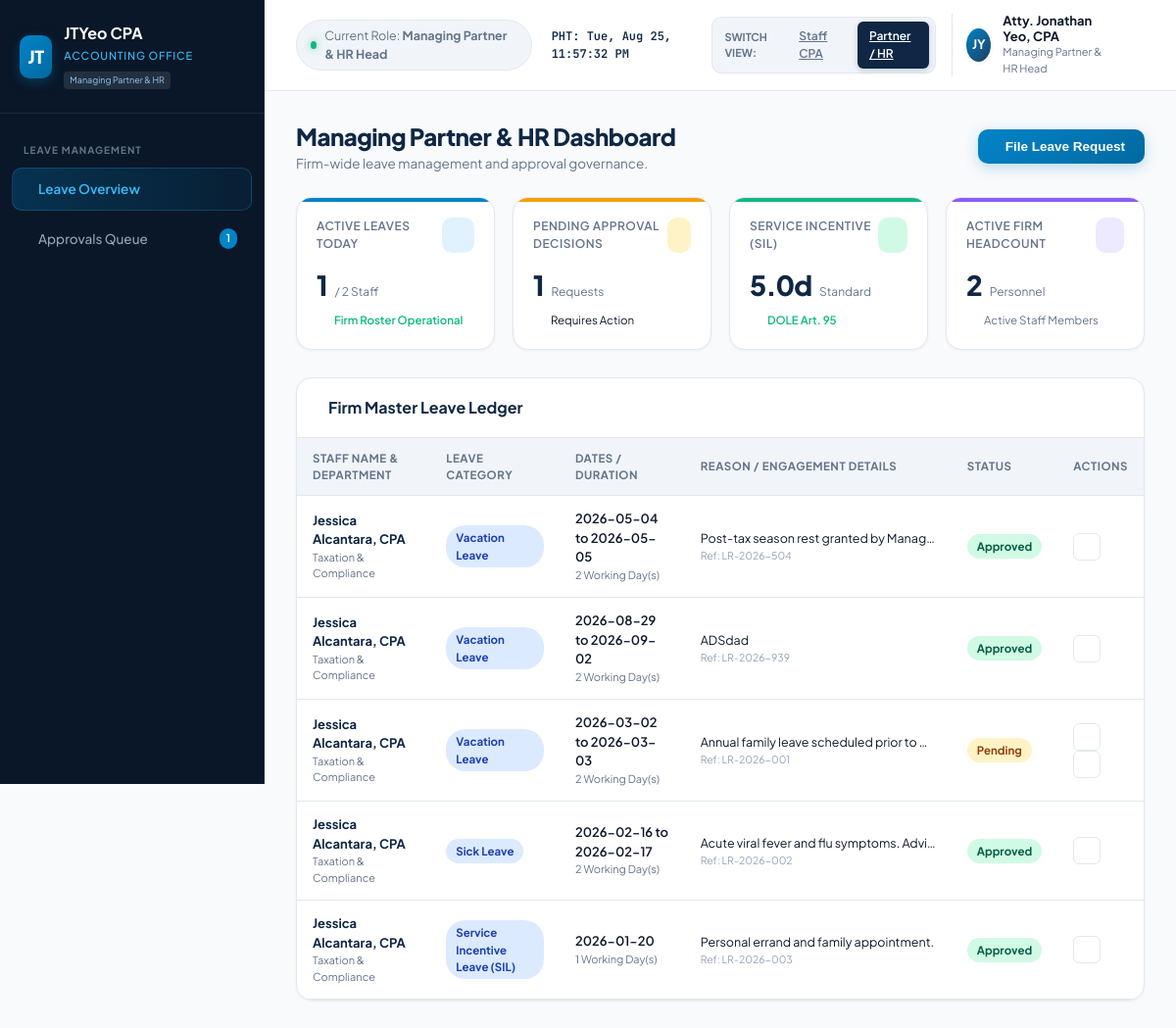
Before: /admin_dashboard.php (signed in) with the older database file.
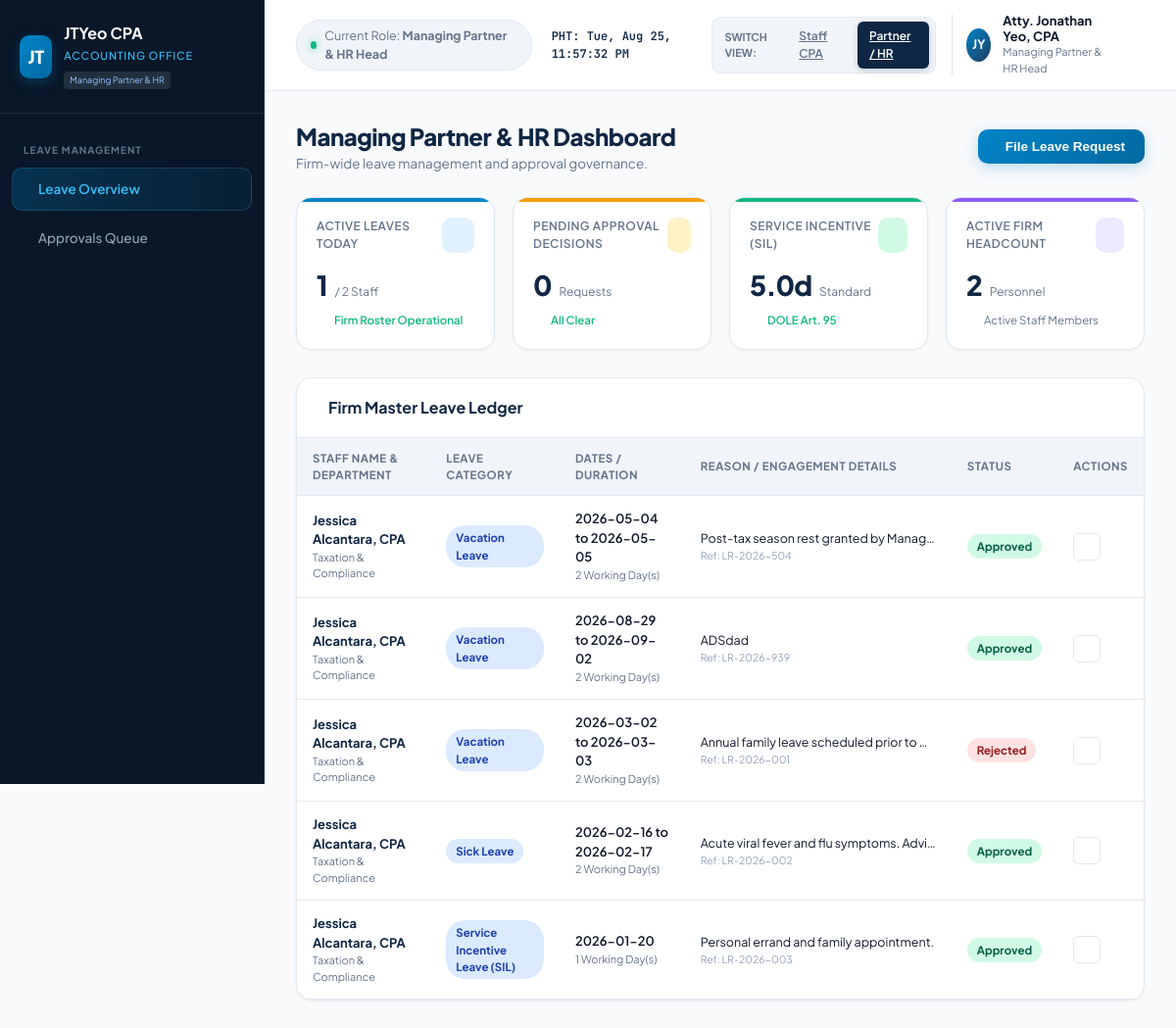
After: the same page with the newer database file.
### tables this page shows
CREATE TABLE leave_requests (
            id INTEGER PRIMARY KEY AUTOINCREMENT,
            ref_no TEXT UNIQUE NOT NULL,
            user_id INTEGER NOT NULL,
            leave_type TEXT NOT NULL, -- 'SIL', 'VL', 'SL', 'SoloParent', 'MagnaCarta', 'VAWC', 'Emergency'
            leave_type_label TEXT NOT NULL,
            start_date DATE NOT NULL,
            end_date DATE NOT NULL,
            days_count REAL NOT NULL,
            duration_mode TEXT DEFAULT 'full',
            reason TEXT NOT NULL,
            attachment_path TEXT,
            status TEXT DEFAULT 'Pending', -- 'Pending', 'Approved', 'Rejected'
            approver_name TEXT,
            rejection_reason TEXT,
            created_at DATETIME DEFAULT CURRENT_TIMESTAMP,
            decided_at DATETIME,
            FOREIGN KEY (user_id) REFERENCES users(id) ON DELETE CASCADE
        );

CREATE TABLE users (
            id INTEGER PRIMARY KEY AUTOINCREMENT,
            name TEXT NOT NULL,
            email TEXT UNIQUE NOT NULL,
            password TEXT NOT NULL,
            role TEXT NOT NULL, -- 'staff', 'supervisor', 'admin'
            department TEXT NOT NULL,
            title TEXT NOT NULL,
            avatar_initials TEXT NOT NULL,
            created_at DATETIME DEFAULT CURRENT_TIMESTAMP
        );

### auth.php (called while the page is built, shortened)
<?php
require_once __DIR__ . '/config/db.php';
function getCurrentUser() {
    global $pdo;
    $stmt = $pdo->prepare("
        SELECT u.*, b.sil_balance, b.vl_balance, b.sl_balance, b.solo_parent_balance
        FROM users u
        LEFT JOIN leave_balances b ON u.id = b.user_id
        WHERE u.id = ?
    ");
    $stmt->execute([$_SESSION['user_id']]);
    $user = $stmt->fetch();
    return $user;
}
function requireLogin() {
    $user = getCurrentUser();
    return $user;
}

### admin_dashboard.php (the view, shortened to what this page needs)
<?php
require_once __DIR__ . '/auth.php';
$user = requireLogin();
$approvalsStmt = $pdo->query("
    SELECT r.*, u.name as employee_name, u.department, u.title, u.avatar_initials
    FROM leave_requests r
    JOIN users u ON r.user_id = u.id
    WHERE r.status = 'Pending'
    ORDER BY r.created_at ASC
");
$pendingApprovals = $approvalsStmt->fetchAll();
$pendingCount = count($pendingApprovals);
$leaveReqStmt = $pdo->query("
    SELECT r.*, u.name as employee_name, u.department, u.title, u.avatar_initials
    FROM leave_requests r
    JOIN users u ON r.user_id = u.id
    ORDER BY r.created_at DESC
");
$leaveRequests = $leaveReqStmt->fetchAll();
$activeLeavesStmt = $pdo->query("
    SELECT r.*, u.name as employee_name, u.title, u.avatar_initials
    FROM leave_requests r
    JOIN users u ON r.user_id = u.id
    WHERE r.status = 'Approved' AND date('now') <= r.end_date
    ORDER BY r.start_date ASC
");
$activeLeaves = $activeLeavesStmt->fetchAll();
$allUsersStmt = $pdo->query("
    SELECT u.id, u.name, u.department, u.title,
           COALESCE(b.sil_balance, 5.0) as sil_balance,
           COALESCE(b.vl_balance, 12.0) as vl_balance,
           COALESCE(b.sl_balance, 10.0) as sl_balance,
           COALESCE(b.solo_parent_balance, 7.0) as solo_parent_balance
    FROM users u
    LEFT JOIN leave_balances b ON u.id = b.user_id
    ORDER BY u.id ASC
");
$allUsers = $allUsersStmt->fetchAll();
?>
<!DOCTYPE html>
<html lang="en">
<head>
  <link rel="stylesheet" href="style.css">
  <link href="https://cdn.jsdelivr.net/npm/fullcalendar@5.11.3/main.min.css" rel="stylesheet">
</head>
<body>
  <div class="app-container">
    <aside class="sidebar">
      <div class="brand-section">
        <div class="brand-logo">JT</div>
        <div class="brand-info">
          <h2>JTYeo CPA</h2>
          <span>Accounting Office</span>
          <div class="firm-badge">Managing Partner & HR</div>
        </div>
      </div>
      <nav class="sidebar-nav">
        <div class="nav-category">Leave Management</div>
        <a class="nav-item active" data-tab="my-portal" onclick="switchTab('my-portal')">
          <span>Leave Overview</span>
        </a>
        <a class="nav-item" data-tab="approvals" onclick="switchTab('approvals')">
          <span>Approvals Queue</span>
          <?php if ($pendingCount > 0): ?>
            <span class="nav-badge" id="pendingApprovalsBadge"><?= $pendingCount ?></span>
          <?php endif; ?>
        </a>
      </nav>
    </aside>
    <main class="main-wrapper">
      <header class="top-header">
        <div class="header-left">
          <div class="firm-status">
            <span class="status-dot"></span>
            <span>Current Role: <strong>Managing Partner & HR Head</strong></span>
          </div>
          <div class="ph-time" id="liveClock">PHT: Loading...</div>
        </div>
        <div class="header-right">
          <div class="role-switcher-container">
            <span class="role-switcher-label">Switch View:</span>
            <a href="actions/switch_role.php?role=staff" class="role-btn">Staff CPA</a>
            <a href="actions/switch_role.php?role=admin" class="role-btn active">Partner / HR</a>
          </div>
          <div class="user-profile">
            <div class="avatar"><?= htmlspecialchars($user['avatar_initials']) ?></div>
            <div class="profile-meta">
              <div class="user-name"><?= htmlspecialchars($user['name']) ?></div>
              <div class="user-role"><?= htmlspecialchars($user['title']) ?></div>
            </div>
            <a href="logout.php" title="Sign Out" style="margin-left: 8px; color: var(--text-muted); display:flex; align-items:center;">
              <i data-lucide="log-out" style="width: 16px; height: 16px;"></i>
            </a>
          </div>
        </div>
      </header>
      <div class="content-area">
        <div id="tab-my-portal" class="tab-pane">
          <div class="page-header">
            <div class="page-title">
              <h1>Managing Partner & HR Dashboard</h1>
              <p>Firm-wide leave management and approval governance.</p>
            </div>
            <div class="header-actions">
              <button class="btn-primary" onclick="openModal('applyModal')">
                <span>File Leave Request</span>
              </button>
            </div>
          </div>
          <div class="kpi-grid">
            <div class="kpi-card blue">
              <div class="kpi-header"><span class="kpi-label">Active Leaves Today</span><div class="kpi-icon"><i data-lucide="users"></i></div></div>
              <div class="kpi-value-row"><span class="kpi-value"><?= count($activeLeaves) ?></span><span class="kpi-sub">/ <?= count($allUsers) ?> Staff</span></div>
              <div class="kpi-footer positive"><i data-lucide="check" style="width:14px;height:14px;"></i><span>Firm Roster Operational</span></div>
            </div>
            <div class="kpi-card amber">
              <div class="kpi-header"><span class="kpi-label">Pending Approval Decisions</span><div class="kpi-icon"><i data-lucide="clock"></i></div></div>
              <div class="kpi-value-row"><span class="kpi-value"><?= $pendingCount ?></span><span class="kpi-sub">Requests</span></div>
              <div class="kpi-footer <?= $pendingCount > 0 ? 'warning' : 'positive' ?>">
                <i data-lucide="<?= $pendingCount > 0 ? 'alert-circle' : 'check' ?>" style="width:14px;height:14px;"></i>
                <span><?= $pendingCount > 0 ? 'Requires Action' : 'All Clear' ?></span>
              </div>
            </div>
            <div class="kpi-card green">
              <div class="kpi-header"><span class="kpi-label">Service Incentive (SIL)</span><div class="kpi-icon"><i data-lucide="shield-check"></i></div></div>
              <div class="kpi-value-row"><span class="kpi-value">5.0d</span><span class="kpi-sub">Standard</span></div>
              <div class="kpi-footer positive"><i data-lucide="scale" style="width:14px;height:14px;"></i><span>DOLE Art. 95</span></div>
            </div>
            <div class="kpi-card purple">
              <div class="kpi-header"><span class="kpi-label">Active Firm Headcount</span><div class="kpi-icon"><i data-lucide="briefcase"></i></div></div>
              <div class="kpi-value-row"><span class="kpi-value"><?= count($allUsers) ?></span><span class="kpi-sub">Personnel</span></div>
              <div class="kpi-footer neutral"><i data-lucide="layers" style="width:14px;height:14px;"></i><span>Active Staff Members</span></div>
            </div>
          </div>
          <div class="dashboard-card">
            <div class="card-head">
              <h3><i data-lucide="layers" style="color:var(--accent);"></i> Firm Master Leave Ledger</h3>
            </div>
            <div class="table-responsive">
              <table class="custom-table">
                <thead>
                  <tr>
                    <th>Staff Name & Department</th>
                    <th>Leave Category</th>
                    <th>Dates / Duration</th>
                    <th>Reason / Engagement Details</th>
                    <th>Status</th>
                    <th>Actions</th>
                  </tr>
                </thead>
                <tbody>
                  <?php if (empty($leaveRequests)): ?>
                    <tr><td colspan="6" style="text-align:center; padding:32px; color:var(--text-muted);">No leave applications recorded in database.</td></tr>
                  <?php else: ?>
                    <?php foreach ($leaveRequests as $req): ?>
                      <tr>
                        <td>
                          <div style="font-weight:700; color:var(--primary);"><?= htmlspecialchars($req['employee_name']) ?></div>
                          <div style="font-size:11px; color:var(--text-muted);"><?= htmlspecialchars($req['department']) ?></div>
                        </td>
                        <td><span class="badge badge-vl"><?= htmlspecialchars($req['leave_type_label']) ?></span></td>
                        <td>
                          <div style="font-weight:600;"><?= $req['start_date'] ?> <?= $req['start_date'] !== $req['end_date'] ? 'to ' . $req['end_date'] : '' ?></div>
                          <div style="font-size:11px; color:var(--text-muted);"><?= $req['days_count'] ?> Working Day(s)</div>
                        </td>
                        <td>
                          <div style="font-size:12.5px; max-width:240px; white-space:nowrap; overflow:hidden; text-overflow:ellipsis;" title="<?= htmlspecialchars($req['reason']) ?>"><?= htmlspecialchars($req['reason']) ?></div>
                          <div style="font-size:10.5px; color:var(--text-light);">Ref: <?= $req['ref_no'] ?></div>
                        </td>
                        <td>
                          <?php
                            $statusBadge = 'badge-pending';
                            if ($req['status'] === 'Approved') $statusBadge = 'badge-approved';
                            if ($req['status'] === 'Rejected') $statusBadge = 'badge-rejected';
                          ?>
                          <span class="badge <?= $statusBadge ?>"><?= $req['status'] ?></span>
                        </td>
                        <td>
                          <?php if ($req['status'] === 'Pending' || str_contains($req['status'], 'Endorsed')): ?>
                            <button class="btn-icon approve" title="Review & Decide" onclick="openDecisionModal('<?= $req['ref_no'] ?>', '<?= addslashes($req['employee_name']) ?>', '<?= addslashes($req['leave_type_label']) ?>', '<?= $req['days_count'] ?>', '<?= addslashes($req['department']) ?>')">
                              <i data-lucide="check-square" style="width:14px;height:14px;"></i>
                            </button>
                            <button class="btn-icon" title="View Signoff Details" onclick="viewDetailsModal('<?= $req['ref_no'] ?>', '<?= addslashes($req['employee_name']) ?>', '<?= addslashes($req['leave_type_label']) ?>', '<?= $req['days_count'] ?>', '<?= $req['start_date'] ?>', '<?= $req['end_date'] ?>', '<?= addslashes($req['reason']) ?>', '<?= $req['status'] ?>', '<?= addslashes($req['approver_name'] ?? 'Pending') ?>', '<?= addslashes($req['rejection_reason'] ?? '') ?>')">
                              <i data-lucide="eye" style="width:14px;height:14px;"></i>
                            </button>
                          <?php else: ?>
                            <button class="btn-icon" title="View Signoff Details" onclick="viewDetailsModal('<?= $req['ref_no'] ?>', '<?= addslashes($req['employee_name']) ?>', '<?= addslashes($req['leave_type_label']) ?>', '<?= $req['days_count'] ?>', '<?= $req['start_date'] ?>', '<?= $req['end_date'] ?>', '<?= addslashes($req['reason']) ?>', '<?= $req['status'] ?>', '<?= addslashes($req['approver_name'] ?? 'Pending') ?>', '<?= addslashes($req['rejection_reason'] ?? '') ?>')">
                              <i data-lucide="eye" style="width:14px;height:14px;"></i>
                            </button>
                          <?php endif; ?>
                        </td>
                      </tr>
                    <?php endforeach; ?>
                  <?php endif; ?>
                </tbody>
              </table>
            </div>
          </div>
        </div>
      </div>
    </main>
  </div>
</body>
</html>

Changed rows visible on the page:
changed leave_requests "Annual family leave scheduled prior to…": status "Pending" → "Rejected"
Other visible differences:
$pendingCount: "1" → "0"
$pendingCount: "1" → (not shown)
text no longer shown: "Requires Action"
text now shown: "All Clear"
